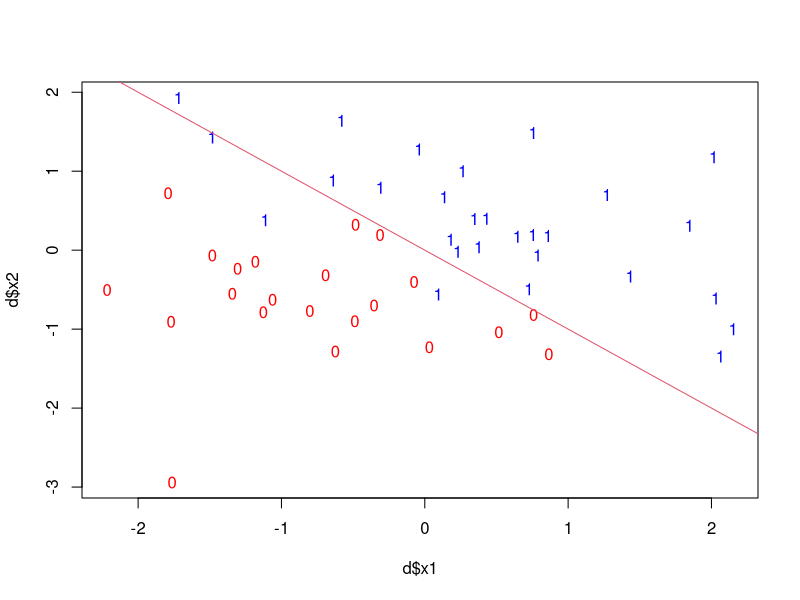
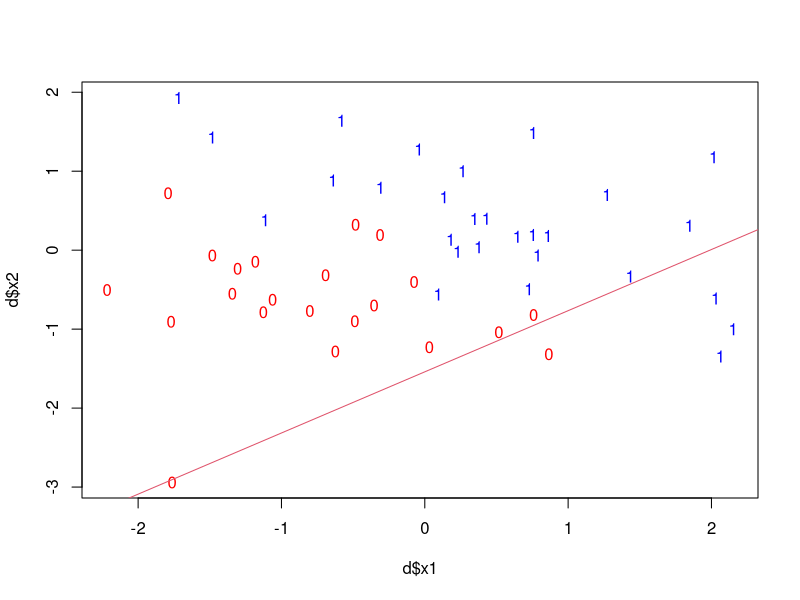
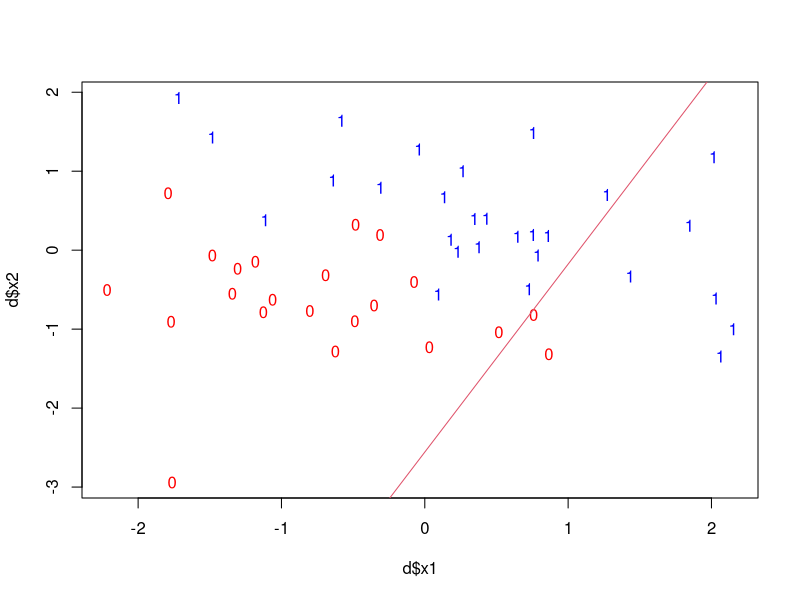
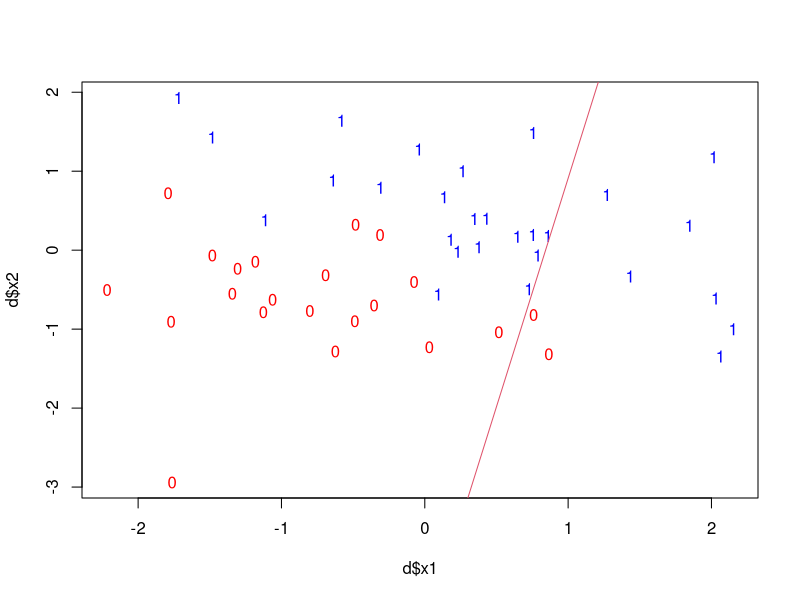
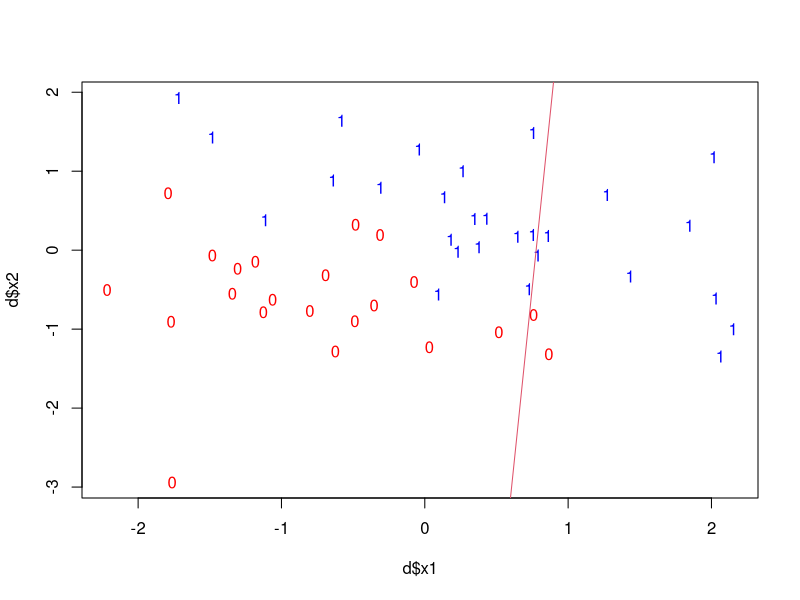
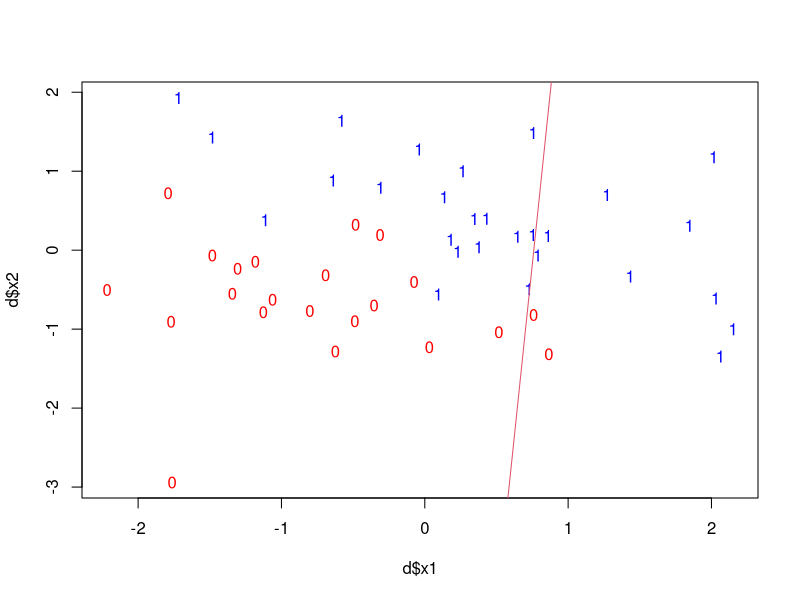
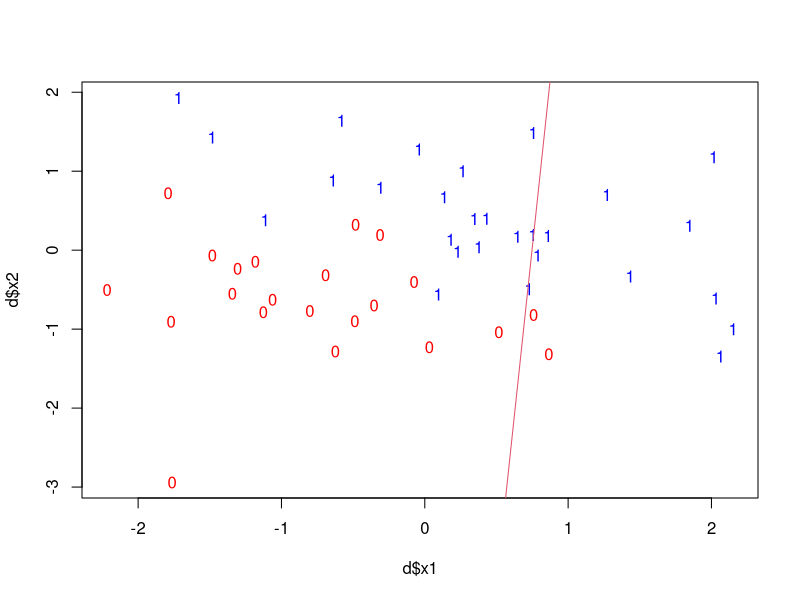

Generate these figures, in order, with R:
#!env python

library(numDeriv)

fakeData <- function (n=1000) {
    set.seed(666)
    x0 = rep(1,n)
    x1 = rnorm(n)
    x2 = rnorm(n)
    z = 1 + 2*x1 + 3*x2
    pr = 1/(1+exp(-z))
    y = rbinom(n,1,pr)
    # convetion : col 0 is y
    df = data.frame(y=y,x0=x0,x1=x1,x2=x2)
    return(list(x0=x0,x1=x1,x2=x2,y=y,z=z,pr=pr,frame=df,d=2,numEchant=n,nomFeauture=2))
}

fakeData2 <- function () {
    x0 = rep(1,4)
    x1 = c(1,1,-1,-1)
    x2 = c(1,-1,1,-1)
    y  = c(0,0,1,1)
    df = data.frame(y=y,x0=x0,x1=x1,x2=x2)
    return(list(x0=x0,x1=x1,x2=x2,y=y,frame=df,numEchant=4,nomFeauture=2))
}

Q1.SimulezJeu <- function () {
    pdf(file=ifelse(FALSE, "tp04_Q1SimulezJeu.pdf", "tp04_Q1SimulezJeu.pdf"))
    attach(mtcars,warn.conflicts = FALSE)
    fData <- fakeData(100)
    glm.binomial <- glm( fData$y~fData$x1+fData$x2,data=fData$frame,family="binomial")
    color <- fData$y
    color[color==1] <- 'blue'
    color[color==0] <- 'red'
    plot(x=fData$x1, y=fData$x2, pch = 3, type = "p", col=color)
    for (i in 1:6) {
        plot(glm.binomial,which=c(i))
    }
    dev.off()
    return(glm.binomial)
}

#### La regression logistique binaire

randInitTheta <- function (numFeature=2) {
    # return(as.matrix(rnorm(numFeature+1),row=1))
    # return(matrix(rep(1,numFeature+1),ncol=1))
    return(matrix(c(0,1,1),ncol=1))
}

vectorXmatrix <- function (theta,X) {
    return(unlist(lapply(c(1:nrow(X)),function(n,theta,X){t(theta)%*%X[n,]},theta,X)))
}

logVrai <- function (d, theta) {
    # remove y
    x <- as.matrix(d$frame)[,-1]
    y <- as.matrix(d$y)
    thetaX <- vectorXmatrix(theta,x)
    return(sum(log(exp(thetaX)+1)-y*thetaX))
}

p <- function (theta, x, y = 1) {
    expThetaX <- exp(vectorXmatrix(theta,x))
    if ( y == 1 ) {
        return(expThetaX/(1+expThetaX))
    } else {
        return(1/(1+expThetaX))
    }
}

firstDerivative <- function (theta,x,y) {
    return(vectorXmatrix((y-p(theta,x)),t(x)))
}

computeHessianMtx <- function (theta,x) {
    mxv <- function(n,x,prob) {
        return(tcrossprod(x[n,])*prob[n]*(1-prob[n]))
    }
    H <- matrix(rep(0,ncol(x)^2),nrow=ncol(x))
    for ( hssn in lapply(1:nrow(x),mxv,x,p(theta,x))) {
        H <- H + hssn
    }
    return(H)
}

dvp <- function (d,theta) {
    theta <- theta/theta[2]
    plot(d$x1,d$x2,type="n")
    text(d$x1,d$x2,labels = d$y,col = c('red','blue','green')[d$y+1])
    abline(a = sum(theta * c(1,0,0)), b = -theta[3]/theta[2] , col = 2)
}

basefuns.testcase <- function(n){
    # build fake data 
    # fdata <- fakeData(n)
    fdata <- fakeData2()
    
    # random model
    theta <- randInitTheta()
    print(theta)

    # plot data and theta
    dvp(fdata,theta)
    
    # log vraisemblance
    lv <- logVrai(fdata,theta)
    print(sprintf("log vraisemblance : %f",lv))

    x <- matrix(unlist(fdata$frame[,-1]), nrow=fdata$numEchant)
    y <- matrix(unlist(fdata$y))
    # probability
    pRes <- p(theta,x)
    print(fdata$y)
    print(sprintf("y=1 probability : %f", pRes))

    # Compute the first derivative
    print(firstDerivative(theta,x,y))

    # Compute the Hessian matrix
    print(computeHessianMtx(theta,x))

}

NewtonRaphon <- function (d,eps=1.e-5,maxIter=500) {
    lvlist <- c()
    theta <- randInitTheta()
    x <- matrix(unlist(d$frame[,-1]), nrow=d$numEchant)
    y <- matrix(unlist(d$y))
    # iterate to the convergence
    while ( (length(lvlist)<2 || abs(lvlist[1]-lvlist[2])>eps) && (length(lvlist) < maxIter) ) {
        dvp(d,theta)
        lvlist <- c(logVrai(d,theta),lvlist)
        print(sprintf("iteration number [%d] [%f]", length(lvlist), lvlist[1]))
        print(theta)
        sh <- solve(computeHessianMtx(theta,x))
        fd <- firstDerivative(theta,x,y)
        theta <- theta - vectorXmatrix(fd,sh)
        theta <- theta/theta[2]
    }
    return(theta)
}

NewtonRaphon.testcase <- function(n) {
    pdf(file=ifelse(FALSE, "Newtown_test.pdf", "Newtown_test.pdf"))
    attach(mtcars,warn.conflicts = FALSE)

    d <- fakeData(n)
    # d <- fakeData2()
    theta <- NewtonRaphon(d,maxIter=6)
    dvp(d,theta)

    dev.off()    
}

# glm.binomial <- Q1.SimulezJeu()
# basefuns.testcase(40)
NewtonRaphon.testcase(50)
